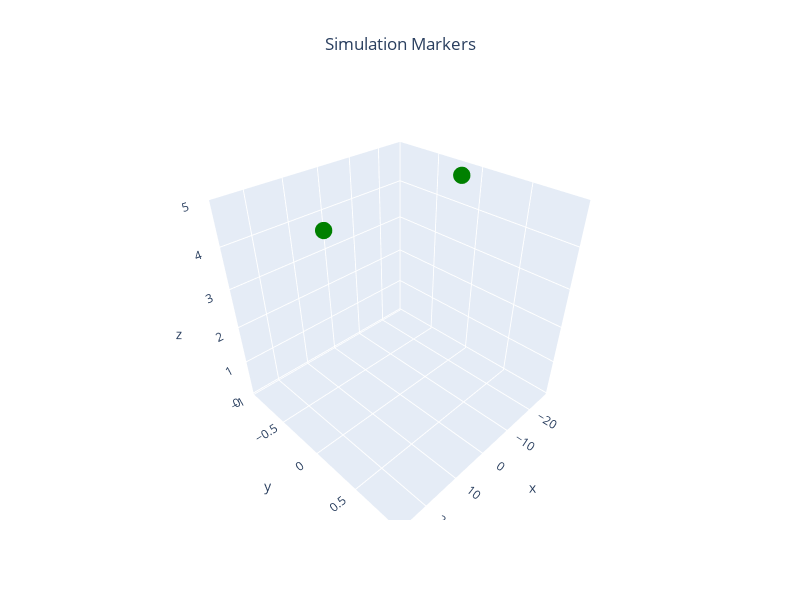

The cell this chart's notebook holds for it:
### Markdown cell above
## Create Plans

### Code cell
offsets = [(-20, 0, 0, 0),(20, 0, 0, 0)]#
n_uavs = len(offsets)


homes=np.array([offset[:3] for offset in offsets])

global_paths=[np.array([[-20, 0, 5],[20, 0, 5]]),
              np.array([[20, 0, 5],[-20, 0, 5]])]
local_paths=[global2local(path, home,pairwise=True) for path,home in zip(global_paths,homes)]
plans=[Plan.basic(wps=path,alt=5,wp_margin=0.5,navegation_speed=10) for path in local_paths]
markers = {f'waypoints': {'pos':global_paths[0],'color':'Green'}}


plot_3d_interactive(markers,title='Simulation Markers',expand=[0.2,0.2,0.6],ground=-0.05)



if simulator == 'QGroundControl':
    home_position=(-35.3633245,149.1652241,0,0)
    spawns=find_spawns(home_position, offsets)

### Figure 1 — Plotly figure (JSON) as saved in the notebook; plotly's stock layout.template omitted (floating-point values rounded to 4 significant figures)
{"data": [{"marker": {"color": "Green", "size": 6}, "mode": "markers", "name": "waypoints", "type": "scatter3d", "x": [-20, 20], "y": [0, 0], "z": [5, 5]}], "layout": {"height": 600, "scene": {"xaxis": {"range": [-28, 28], "title": {"text": "x"}}, "yaxis": {"range": [0, 0], "title": {"text": "y"}}, "zaxis": {"range": [-0.05, 5], "title": {"text": "z"}}}, "title": {"text": "Simulation Markers", "x": 0.5, "xanchor": "center"}, "width": 800}}
